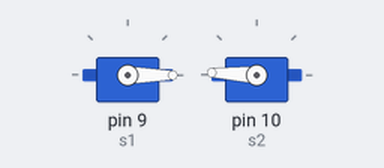
Bench run of a sketch on a simulated Arduino Uno, built with avr-gcc and run on an emulated ATmega328P. Shown: 2 × servo.

Above: at 0.05 s.
At 0.95 s:
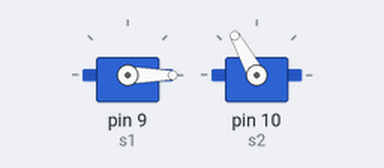
At 1.9 s:
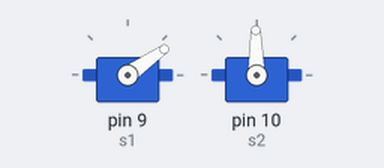
At 3.75 s:
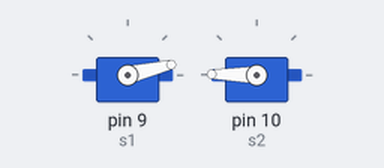
Timing chart, 0 to 9.0 s (numbered marks = the images above):
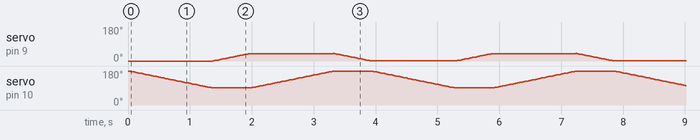

The sketch:

try_5.ino
```cpp
#include <Servo.h>
Servo s1;
Servo s2;

int ds1 = 0;
int ds2 = 180;

void setup() {
  s1.attach(9);
  s2.attach(10);
  s1.write(0);
  s2.write(180);
}

void loop() {

  for(ds2 = 180; ds2 > 90; ds2 -= 1)
  {
    s2.write(ds2);
    delay(15);
  }


  for(ds1 = 0; ds1 < 40; ds1 += 1)
  {
    s1.write(ds1);
    delay(15);
  }


  for(ds2 = 90; ds2 < 180; ds2 += 1)
  {
    s2.write(ds2);
    delay(15);
  }

  for(ds1 = 40; ds1 > 0; ds1 -= 1)
  {
    s1.write(ds1);
    delay(15);
  }

}
```
